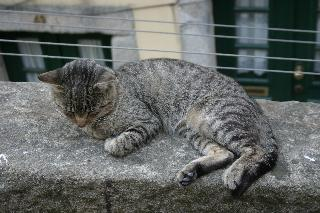
#> input picture A2/data/dd/15_10_s.jpg, 320 x 213 px; its folder holds only this picture in this run
$ python Q4.py
#> lines starting #> are read from the running program, lines starting #| are printed output that depends on the picture
import numpy as np
import cv2
import math
from copy import *
from tqdm import tqdm
from matplotlib import pyplot as plt
import os

# Read all the images in the folder data/dd

def load_images_from_folder(folder):
#> called with folder = './data/dd'
    images = []
    print("Loading images from folder: ",folder)
    for filename in tqdm(os.listdir(folder)):
        img = cv2.imread(os.path.join(folder,filename),0) #Inputting images in grayscale
#> img: shape (213, 320); min 0, max 255, mean 100.3
        if img is not None:
            images.append(img)
    return images

images = load_images_from_folder("./data/dd")
#> images = 1 item

# We will find 10 corners using Shi-Thomsi https://docs.opencv.org/3.4/d4/d8c/tutorial_py_shi_tomasi.html in each of the images and store them in a list

total_images_corner_vector = []
total_lbp_features = []

for img in tqdm(images):
    img = cv2.resize(img,(128,64))
    corners = cv2.goodFeaturesToTrack(img,5,0.01,10)
    corners = np.int0(corners)
    total_images_corner_vector.append(corners)

    #We will find the LBP for patch drawn around corners
    #For this we will consider a 3*3 8-pixel patch around the corner pixel in question, calculate the LBP for all of the 9 pixels and take their median
    lbp_features = []
    for corner in corners:
        x,y = corner[0][0],corner[0][1]
        if x>1 and y>1 and x<126 and y<62:
            patch_lbp = np.zeros((3,3))
            for i in range(3):
                for j in range(3):
                    cur_centre_x, cur_centre_y = x-1+i, y-1+j
                    cur_patch = img[cur_centre_y-1:cur_centre_y+2,cur_centre_x-1:cur_centre_x+2]
                    # print("lol",cur_patch,cur_centre_x,cur_centre_y)
                    cur_patch = cur_patch.flatten()
                    for k in range(len(cur_patch)):
                        if cur_patch[k]>img[cur_centre_y,cur_centre_x]:
                            cur_patch[k] = 1
                        else:
                            cur_patch[k] = 0
                    multiplier = [128,64,32,1,0,16,2,4,8]
                    cur_patch = cur_patch*multiplier
                    patch_lbp[i,j] = np.sum(cur_patch)
            lbp_features.append(np.median(patch_lbp))
        elif x>0 and y<0 and x<127 and y<63:
            cur_centre_x, cur_centre_y = x,y
            cur_patch = img[cur_centre_y-1:cur_centre_y+2,cur_centre_x-1:cur_centre_x+2]
            cur_patch = cur_patch.flatten()
            for k in range(len(cur_patch)):
                if cur_patch[k]>img[cur_centre_y,cur_centre_x]:
                    cur_patch[k] = 1
                else:
                    cur_patch[k] = 0
            multiplier = [128,64,32,1,0,16,2,4,8]
            cur_patch = cur_patch*multiplier
            lbp_features.append(np.sum(cur_patch))
        else:
            lbp_features.append(0)

    total_lbp_features.append(lbp_features)
#> this loop made 1 pass
#> pass 1, `img = cv2.resize(img,(128,64))`:
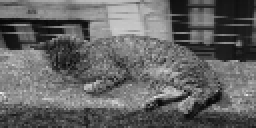
#> img: shape (64, 128) (shown 2 times larger); min 4, max 237, mean 100.2
#> after the loop, total_images_corner_vector = 1 item; total_lbp_features = [[240, 126, 28, 225, 143]]


# print(total_images_corner_vector[0][0][0][1])

query_img = cv2.imread("./data/15_19_s.jpg",0)
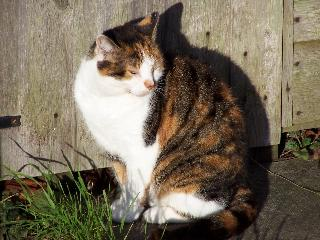
#> input picture A2/data/15_19_s.jpg, 320 x 240 px
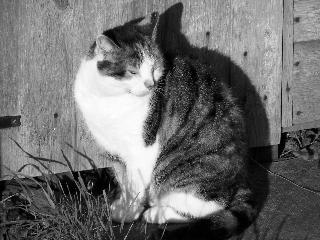
#> query_img: shape (240, 320); min 0, max 255, mean 109.5
query_img = cv2.resize(query_img,(128,64))
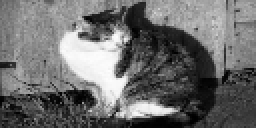
#> query_img: shape (64, 128) (shown 2 times larger); min 0, max 253, mean 109.1
query_corners = cv2.goodFeaturesToTrack(query_img,15,0.01,5)
#> query_corners = 15 rows, first 8: [39, 17], [42, 8], [58, 57], [49, 19], [58, 38], [113, 35], [63, 19], [58, 15]
query_corners = np.int0(query_corners)

query_lbp_features = []

for corner in query_corners:
    x,y = corner[0][0],corner[0][1]
    if x>1 and y>1 and x<126 and y<62:
        patch_lbp = np.zeros((3,3))
        for i in range(3):
            for j in range(3):
                cur_centre_x, cur_centre_y = x-1+i, y-1+j
                cur_patch = query_img[cur_centre_y-1:cur_centre_y+2,cur_centre_x-1:cur_centre_x+2]
                cur_patch = cur_patch.flatten()
                for k in range(len(cur_patch)):
                    if cur_patch[k]>query_img[cur_centre_y,cur_centre_x]:
                        cur_patch[k] = 1
                    else:
                        cur_patch[k] = 0
                multiplier = [128,64,32,1,0,16,2,4,8]
                cur_patch = cur_patch*multiplier
                patch_lbp[i,j] = np.sum(cur_patch)
        query_lbp_features.append(np.median(patch_lbp))
    elif x>0 and y<0 and x<127 and y<63:
        cur_centre_x, cur_centre_y = x,y
        cur_patch = query_img[cur_centre_y-1:cur_centre_y+2,cur_centre_x-1:cur_centre_x+2]
        cur_patch = cur_patch.flatten()
        for k in range(len(cur_patch)):
            if cur_patch[k]>query_img[cur_centre_y,cur_centre_x]:
                cur_patch[k] = 1
            else:
                cur_patch[k] = 0
        print(cur_patch)
        multiplier = [128,64,32,1,0,16,2,4,8]
        cur_patch = cur_patch*multiplier
        query_lbp_features.append(np.sum(cur_patch))
    else:
        query_lbp_features.append(0)
#> this loop made 15 passes
#> (x, y) on passes 1 to 12: (39, 17), (42, 8), (58, 57), (49, 19), (58, 38), (113, 35), (63, 19), (58, 15), (7, 32), (109, 38), (89, 54), (37, 44)
#> after the loop, query_lbp_features = [199, 227, 112, 62, 135, 227, 64, 15, 127, 129, 30, 224, 191, 144, 183]

k = 5

errors = []

for lbp in total_lbp_features:
    cur_error = 0
    for j in range(len(lbp)):
        for i in range(len(query_lbp_features)):
            cur_error += math.sqrt((lbp[j]-query_lbp_features[i])**2)
    errors.append(cur_error)
#> this loop made 1 pass
#> lbp on pass 1: [240, 126, 28, 225, 143]
#> after the loop, errors = [6257]

#Now just sort and return the least k error images
print(errors)
#| [6257.0]
